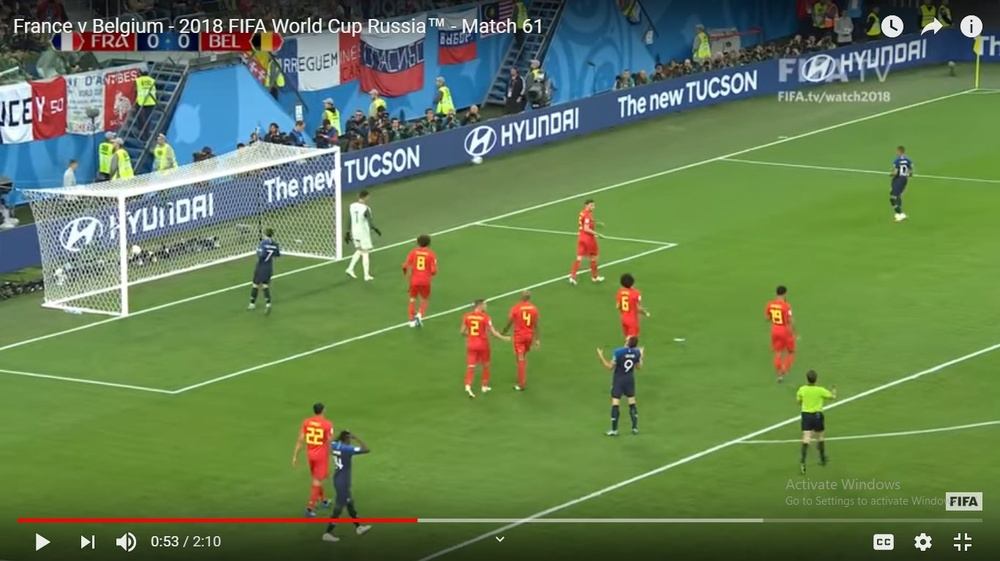
#> input picture OpenCV Processing/IPTest.JPG, 1000 x 561 px, shrunk from 1366 x 767 before the run, found by its file name
$ python K_Clustering.py
#> lines starting #> are read from the running program, lines starting #| are printed output that depends on the picture
import cv2
import numpy as np

import matplotlib.pyplot as plt
from sklearn.cluster import KMeans  # pip install scipy then pip install import sklearn.cluster


def find_histogram(clt):
    # creating array with cluster numbers
    numLabels = np.arange(0, len(np.unique(clt.labels_)) + 1)
    # Finding Histogram
    (hist, _) = np.histogram(clt.labels_, bins=numLabels)

    # Normalizing Histogram from 0 to 1
    hist = hist.astype("float")
    hist /= hist.sum()

    return hist


def plot_colors2(hist, centroids):
    bar = np.zeros((50, 300, 3), dtype="uint8")
    startX = 0

    for (percent, color) in zip(hist, centroids):
        # plot the relative percentage of each cluster
        endX = startX + (percent * 300)
        cv2.rectangle(bar, (int(startX), 0), (int(endX), 50),
                      color.astype("uint8").tolist(), -1)
        startX = endX

    # return the bar chart
    return bar


def DominantColorsHistogram(img,noClusters):
    clusteringImg = cv2.cvtColor(img, cv2.COLOR_BGR2RGB)

    # flattening the matrix for training
    clusteringImg = clusteringImg.reshape((clusteringImg.shape[0] * clusteringImg.shape[1], 3))
    # Clustering
    clt = KMeans(n_clusters=noClusters)
    clt.fit(clusteringImg)
    print(clt)

    # Output Histogram
    hist = find_histogram(clt)
    bar = plot_colors2(hist, clt.cluster_centers_)

    plt.axis("off")
    plt.imshow(bar)
    plt.show()


def main():
    img = cv2.imread('IPTest.jpg')
#> img is the input picture: shape (561, 1000, 3); mean B, G, R 82.4, 127.3, 101.9
    DominantColorsHistogram(img, 6)
#> after the loop in plot_colors2, `for (percent, color) in zip(hist, centroids):`:
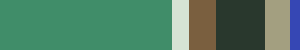
#> bar: shape (50, 300, 3); mean of channels 0, 1, 2 101.9, 127, 81.8; drawn as B, G, R


if __name__ == "__main__":
    main()
